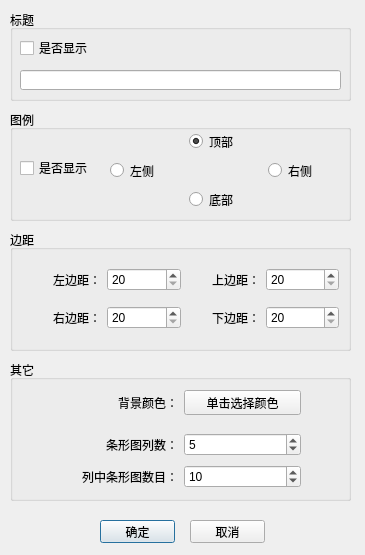
<?xml version="1.0" encoding="UTF-8"?>
<ui version="4.0">
 <class>DlgXBarChartProperty</class>
 <widget class="QDialog" name="DlgXBarChartProperty">
  <property name="geometry">
   <rect>
    <x>0</x>
    <y>0</y>
    <width>365</width>
    <height>555</height>
   </rect>
  </property>
  <property name="sizePolicy">
   <sizepolicy hsizetype="Fixed" vsizetype="Fixed">
    <horstretch>0</horstretch>
    <verstretch>0</verstretch>
   </sizepolicy>
  </property>
  <property name="minimumSize">
   <size>
    <width>365</width>
    <height>555</height>
   </size>
  </property>
  <property name="maximumSize">
   <size>
    <width>365</width>
    <height>555</height>
   </size>
  </property>
  <property name="windowTitle">
   <string>属性编辑</string>
  </property>
  <property name="modal">
   <bool>false</bool>
  </property>
  <widget class="QPushButton" name="pushButton_OK">
   <property name="geometry">
    <rect>
     <x>100</x>
     <y>520</y>
     <width>75</width>
     <height>23</height>
    </rect>
   </property>
   <property name="text">
    <string>确定</string>
   </property>
  </widget>
  <widget class="QPushButton" name="pushButton_Cancel">
   <property name="geometry">
    <rect>
     <x>190</x>
     <y>520</y>
     <width>75</width>
     <height>23</height>
    </rect>
   </property>
   <property name="text">
    <string>取消</string>
   </property>
  </widget>
  <widget class="QGroupBox" name="groupBox_Title">
   <property name="geometry">
    <rect>
     <x>10</x>
     <y>10</y>
     <width>341</width>
     <height>91</height>
    </rect>
   </property>
   <property name="title">
    <string>标题</string>
   </property>
   <widget class="QLineEdit" name="lineEdit_Title">
    <property name="geometry">
     <rect>
      <x>10</x>
      <y>60</y>
      <width>321</width>
      <height>20</height>
     </rect>
    </property>
   </widget>
   <widget class="QCheckBox" name="checkBox_TitleVisible">
    <property name="geometry">
     <rect>
      <x>10</x>
      <y>30</y>
      <width>71</width>
      <height>16</height>
     </rect>
    </property>
    <property name="text">
     <string>是否显示</string>
    </property>
   </widget>
  </widget>
  <widget class="QGroupBox" name="groupBox_Legend">
   <property name="geometry">
    <rect>
     <x>10</x>
     <y>110</y>
     <width>341</width>
     <height>111</height>
    </rect>
   </property>
   <property name="title">
    <string>图例</string>
   </property>
   <widget class="QCheckBox" name="checkBox_LegendVisible">
    <property name="geometry">
     <rect>
      <x>10</x>
      <y>50</y>
      <width>71</width>
      <height>16</height>
     </rect>
    </property>
    <property name="text">
     <string>是否显示</string>
    </property>
   </widget>
   <widget class="QWidget" name="layoutWidget">
    <property name="geometry">
     <rect>
      <x>100</x>
      <y>20</y>
      <width>231</width>
      <height>81</height>
     </rect>
    </property>
    <layout class="QGridLayout" name="gridLayout_4">
     <item row="1" column="0">
      <widget class="QRadioButton" name="radioButton_Left">
       <property name="text">
        <string>左侧</string>
       </property>
      </widget>
     </item>
     <item row="1" column="2">
      <widget class="QRadioButton" name="radioButton_Right">
       <property name="text">
        <string>右侧</string>
       </property>
      </widget>
     </item>
     <item row="2" column="1">
      <widget class="QRadioButton" name="radioButton_Bottom">
       <property name="text">
        <string>底部</string>
       </property>
      </widget>
     </item>
     <item row="0" column="1">
      <widget class="QRadioButton" name="radioButton_Top">
       <property name="text">
        <string>顶部</string>
       </property>
       <property name="checked">
        <bool>true</bool>
       </property>
      </widget>
     </item>
    </layout>
   </widget>
  </widget>
  <widget class="QGroupBox" name="groupBox">
   <property name="geometry">
    <rect>
     <x>10</x>
     <y>230</y>
     <width>341</width>
     <height>121</height>
    </rect>
   </property>
   <property name="title">
    <string>边距</string>
   </property>
   <widget class="QWidget" name="layoutWidget">
    <property name="geometry">
     <rect>
      <x>18</x>
      <y>29</y>
      <width>311</width>
      <height>81</height>
     </rect>
    </property>
    <layout class="QGridLayout" name="gridLayout">
     <item row="0" column="0">
      <widget class="QLabel" name="label_Margin">
       <property name="text">
        <string>左边距：</string>
       </property>
       <property name="alignment">
        <set>Qt::AlignRight|Qt::AlignTrailing|Qt::AlignVCenter</set>
       </property>
      </widget>
     </item>
     <item row="0" column="1">
      <widget class="QSpinBox" name="spinBox_MarginLeft">
       <property name="toolTip">
        <string>最小20，最大100</string>
       </property>
       <property name="minimum">
        <number>20</number>
       </property>
       <property name="maximum">
        <number>100</number>
       </property>
       <property name="singleStep">
        <number>10</number>
       </property>
      </widget>
     </item>
     <item row="0" column="2">
      <widget class="QLabel" name="label_Margin_3">
       <property name="text">
        <string>上边距：</string>
       </property>
       <property name="alignment">
        <set>Qt::AlignRight|Qt::AlignTrailing|Qt::AlignVCenter</set>
       </property>
      </widget>
     </item>
     <item row="0" column="3">
      <widget class="QSpinBox" name="spinBox_MarginTop">
       <property name="toolTip">
        <string>最小20，最大100</string>
       </property>
       <property name="minimum">
        <number>20</number>
       </property>
       <property name="maximum">
        <number>100</number>
       </property>
       <property name="singleStep">
        <number>10</number>
       </property>
      </widget>
     </item>
     <item row="1" column="0">
      <widget class="QLabel" name="label_Margin_2">
       <property name="text">
        <string>右边距：</string>
       </property>
       <property name="alignment">
        <set>Qt::AlignRight|Qt::AlignTrailing|Qt::AlignVCenter</set>
       </property>
      </widget>
     </item>
     <item row="1" column="1">
      <widget class="QSpinBox" name="spinBox_MarginRight">
       <property name="toolTip">
        <string>最小20，最大100</string>
       </property>
       <property name="minimum">
        <number>20</number>
       </property>
       <property name="maximum">
        <number>100</number>
       </property>
       <property name="singleStep">
        <number>10</number>
       </property>
      </widget>
     </item>
     <item row="1" column="2">
      <widget class="QLabel" name="label_Margin_4">
       <property name="text">
        <string>下边距：</string>
       </property>
       <property name="alignment">
        <set>Qt::AlignRight|Qt::AlignTrailing|Qt::AlignVCenter</set>
       </property>
      </widget>
     </item>
     <item row="1" column="3">
      <widget class="QSpinBox" name="spinBox_MarginBottom">
       <property name="toolTip">
        <string>最小20，最大100</string>
       </property>
       <property name="minimum">
        <number>20</number>
       </property>
       <property name="maximum">
        <number>100</number>
       </property>
       <property name="singleStep">
        <number>10</number>
       </property>
      </widget>
     </item>
    </layout>
   </widget>
  </widget>
  <widget class="QGroupBox" name="groupBox_2">
   <property name="geometry">
    <rect>
     <x>10</x>
     <y>360</y>
     <width>341</width>
     <height>141</height>
    </rect>
   </property>
   <property name="title">
    <string>其它</string>
   </property>
   <widget class="QWidget" name="layoutWidget">
    <property name="geometry">
     <rect>
      <x>50</x>
      <y>30</y>
      <width>241</width>
      <height>25</height>
     </rect>
    </property>
    <layout class="QGridLayout" name="gridLayout_3">
     <item row="0" column="0">
      <widget class="QLabel" name="label_BackColor">
       <property name="text">
        <string>背景颜色：</string>
       </property>
       <property name="alignment">
        <set>Qt::AlignRight|Qt::AlignTrailing|Qt::AlignVCenter</set>
       </property>
      </widget>
     </item>
     <item row="0" column="1">
      <widget class="QPushButton" name="pushButton_BackColor">
       <property name="text">
        <string>单击选择颜色</string>
       </property>
      </widget>
     </item>
    </layout>
   </widget>
   <widget class="QWidget" name="layoutWidget">
    <property name="geometry">
     <rect>
      <x>50</x>
      <y>70</y>
      <width>241</width>
      <height>61</height>
     </rect>
    </property>
    <layout class="QGridLayout" name="gridLayout_2">
     <item row="0" column="0">
      <widget class="QLabel" name="label_MaxGroupNumInPage">
       <property name="text">
        <string>条形图列数：</string>
       </property>
       <property name="alignment">
        <set>Qt::AlignRight|Qt::AlignTrailing|Qt::AlignVCenter</set>
       </property>
      </widget>
     </item>
     <item row="0" column="1">
      <widget class="QSpinBox" name="spinBox_MaxGroupNumInPage">
       <property name="toolTip">
        <string>也就是垂直网格数，每个网格里容纳一组条形图，以堆积形式显示条形图(最小2，最大50，默认是5)</string>
       </property>
       <property name="minimum">
        <number>2</number>
       </property>
       <property name="maximum">
        <number>50</number>
       </property>
       <property name="value">
        <number>5</number>
       </property>
      </widget>
     </item>
     <item row="1" column="0">
      <widget class="QLabel" name="label_MaxBarNumOfGroupInPage">
       <property name="text">
        <string>列中条形图数目：</string>
       </property>
       <property name="alignment">
        <set>Qt::AlignRight|Qt::AlignTrailing|Qt::AlignVCenter</set>
       </property>
      </widget>
     </item>
     <item row="1" column="1">
      <widget class="QSpinBox" name="spinBox_MaxBarNumOfGroupInPage">
       <property name="toolTip">
        <string>页面上垂直网格里显示条形图的最大值，最小2，最大50，默认是5</string>
       </property>
       <property name="minimum">
        <number>2</number>
       </property>
       <property name="maximum">
        <number>50</number>
       </property>
       <property name="value">
        <number>10</number>
       </property>
      </widget>
     </item>
    </layout>
   </widget>
  </widget>
 </widget>
 <resources/>
 <connections/>
</ui>
